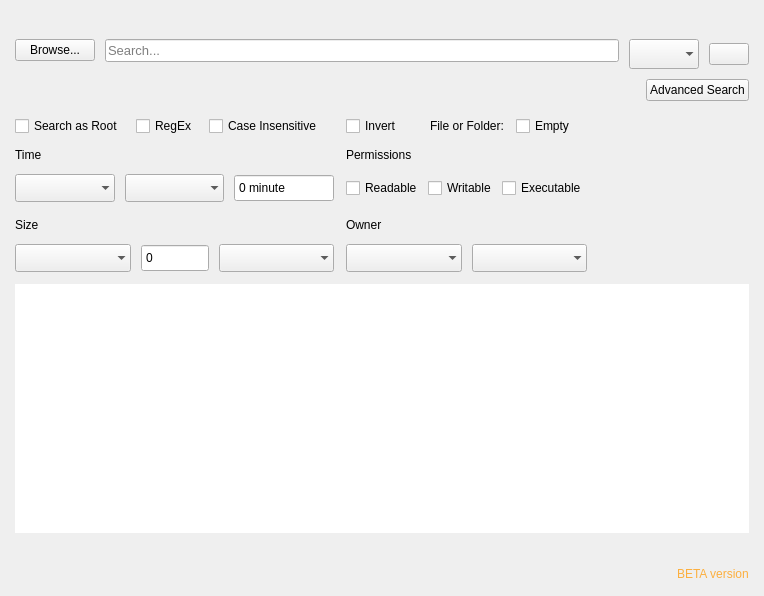
<?xml version="1.0" encoding="UTF-8"?>
<ui version="4.0">
 <class>SearchPage</class>
 <widget class="QWidget" name="SearchPage">
  <property name="geometry">
   <rect>
    <x>0</x>
    <y>0</y>
    <width>764</width>
    <height>596</height>
   </rect>
  </property>
  <property name="windowTitle">
   <string>Search</string>
  </property>
  <layout class="QGridLayout" name="gridLayout">
   <property name="leftMargin">
    <number>15</number>
   </property>
   <property name="topMargin">
    <number>15</number>
   </property>
   <property name="rightMargin">
    <number>15</number>
   </property>
   <property name="bottomMargin">
    <number>15</number>
   </property>
   <property name="spacing">
    <number>10</number>
   </property>
   <item row="7" column="0" colspan="2">
    <widget class="QTableView" name="tableFoundResults">
     <property name="focusPolicy">
      <enum>Qt::NoFocus</enum>
     </property>
     <property name="frameShape">
      <enum>QFrame::NoFrame</enum>
     </property>
     <property name="frameShadow">
      <enum>QFrame::Sunken</enum>
     </property>
     <property name="sizeAdjustPolicy">
      <enum>QAbstractScrollArea::AdjustToContents</enum>
     </property>
     <property name="editTriggers">
      <set>QAbstractItemView::NoEditTriggers</set>
     </property>
     <property name="selectionMode">
      <enum>QAbstractItemView::ExtendedSelection</enum>
     </property>
     <property name="selectionBehavior">
      <enum>QAbstractItemView::SelectRows</enum>
     </property>
     <property name="textElideMode">
      <enum>Qt::ElideMiddle</enum>
     </property>
     <property name="gridStyle">
      <enum>Qt::SolidLine</enum>
     </property>
     <property name="sortingEnabled">
      <bool>true</bool>
     </property>
     <property name="wordWrap">
      <bool>true</bool>
     </property>
     <property name="cornerButtonEnabled">
      <bool>true</bool>
     </property>
     <attribute name="horizontalHeaderCascadingSectionResizes">
      <bool>false</bool>
     </attribute>
     <attribute name="horizontalHeaderStretchLastSection">
      <bool>true</bool>
     </attribute>
     <attribute name="verticalHeaderVisible">
      <bool>false</bool>
     </attribute>
    </widget>
   </item>
   <item row="2" column="0" colspan="2">
    <layout class="QHBoxLayout" name="horizontalLayout_3">
     <property name="spacing">
      <number>10</number>
     </property>
     <property name="bottomMargin">
      <number>0</number>
     </property>
     <item alignment="Qt::AlignTop">
      <widget class="QPushButton" name="btnBrowseSearchDir">
       <property name="cursor">
        <cursorShape>PointingHandCursor</cursorShape>
       </property>
       <property name="focusPolicy">
        <enum>Qt::NoFocus</enum>
       </property>
       <property name="accessibleName">
        <string/>
       </property>
       <property name="text">
        <string>Browse...</string>
       </property>
      </widget>
     </item>
     <item alignment="Qt::AlignTop">
      <widget class="QLineEdit" name="txtSearchInput">
       <property name="font">
        <font>
         <pointsize>10</pointsize>
        </font>
       </property>
       <property name="placeholderText">
        <string>Search...</string>
       </property>
      </widget>
     </item>
     <item alignment="Qt::AlignTop">
      <widget class="QComboBox" name="cmbSearchTypes">
       <property name="minimumSize">
        <size>
         <width>0</width>
         <height>30</height>
        </size>
       </property>
       <property name="maximumSize">
        <size>
         <width>16777215</width>
         <height>25</height>
        </size>
       </property>
       <property name="frame">
        <bool>false</bool>
       </property>
      </widget>
     </item>
     <item>
      <widget class="QPushButton" name="btnSearchAdvance">
       <property name="cursor">
        <cursorShape>PointingHandCursor</cursorShape>
       </property>
       <property name="focusPolicy">
        <enum>Qt::NoFocus</enum>
       </property>
       <property name="accessibleName">
        <string notr="true">primary</string>
       </property>
       <property name="text">
        <string/>
       </property>
       <property name="icon">
        <iconset resource="../../static.qrc">
         <normaloff>:/static/themes/default/img/sidebar-icons/search.png</normaloff>:/static/themes/default/img/sidebar-icons/search.png</iconset>
       </property>
       <property name="iconSize">
        <size>
         <width>24</width>
         <height>24</height>
        </size>
       </property>
      </widget>
     </item>
    </layout>
   </item>
   <item row="1" column="0" colspan="2">
    <widget class="QLabel" name="lblErrorMsg">
     <property name="text">
      <string/>
     </property>
     <property name="alignment">
      <set>Qt::AlignCenter</set>
     </property>
    </widget>
   </item>
   <item row="8" column="0" colspan="2" alignment="Qt::AlignHCenter">
    <widget class="QLabel" name="lblLoadingSearching">
     <property name="text">
      <string/>
     </property>
    </widget>
   </item>
   <item row="4" column="0" colspan="2">
    <widget class="QWidget" name="advanceSearchPane" native="true">
     <layout class="QGridLayout" name="gridLayout_2">
      <property name="leftMargin">
       <number>0</number>
      </property>
      <property name="topMargin">
       <number>5</number>
      </property>
      <property name="rightMargin">
       <number>0</number>
      </property>
      <property name="bottomMargin">
       <number>2</number>
      </property>
      <property name="spacing">
       <number>12</number>
      </property>
      <item row="1" column="2" alignment="Qt::AlignLeft">
       <widget class="QCheckBox" name="checkCaseInsensitive">
        <property name="cursor">
         <cursorShape>PointingHandCursor</cursorShape>
        </property>
        <property name="focusPolicy">
         <enum>Qt::NoFocus</enum>
        </property>
        <property name="accessibleName">
         <string notr="true">circle</string>
        </property>
        <property name="text">
         <string>Case Insensitive</string>
        </property>
       </widget>
      </item>
      <item row="6" column="7">
       <spacer name="horizontalSpacer_3">
        <property name="orientation">
         <enum>Qt::Horizontal</enum>
        </property>
        <property name="sizeHint" stdset="0">
         <size>
          <width>40</width>
          <height>20</height>
         </size>
        </property>
       </spacer>
      </item>
      <item row="3" column="0" colspan="4">
       <layout class="QHBoxLayout" name="layoutTime">
        <property name="spacing">
         <number>10</number>
        </property>
        <property name="topMargin">
         <number>0</number>
        </property>
        <property name="bottomMargin">
         <number>4</number>
        </property>
        <item>
         <widget class="QComboBox" name="cmbTimeType">
          <property name="minimumSize">
           <size>
            <width>0</width>
            <height>28</height>
           </size>
          </property>
          <property name="maximumSize">
           <size>
            <width>16777215</width>
            <height>28</height>
           </size>
          </property>
          <property name="frame">
           <bool>false</bool>
          </property>
         </widget>
        </item>
        <item>
         <widget class="QComboBox" name="cmbTimeCriteria">
          <property name="minimumSize">
           <size>
            <width>0</width>
            <height>28</height>
           </size>
          </property>
          <property name="maximumSize">
           <size>
            <width>16777215</width>
            <height>28</height>
           </size>
          </property>
          <property name="frame">
           <bool>false</bool>
          </property>
         </widget>
        </item>
        <item>
         <widget class="QSpinBox" name="spinTime">
          <property name="minimumSize">
           <size>
            <width>100</width>
            <height>28</height>
           </size>
          </property>
          <property name="maximumSize">
           <size>
            <width>50</width>
            <height>16777215</height>
           </size>
          </property>
          <property name="frame">
           <bool>true</bool>
          </property>
          <property name="buttonSymbols">
           <enum>QAbstractSpinBox::NoButtons</enum>
          </property>
          <property name="suffix">
           <string> minute</string>
          </property>
          <property name="maximum">
           <number>9999999</number>
          </property>
         </widget>
        </item>
       </layout>
      </item>
      <item row="6" column="4" colspan="3">
       <layout class="QHBoxLayout" name="layoutOwner">
        <property name="spacing">
         <number>10</number>
        </property>
        <item>
         <widget class="QComboBox" name="cmbUsers">
          <property name="minimumSize">
           <size>
            <width>0</width>
            <height>28</height>
           </size>
          </property>
          <property name="maximumSize">
           <size>
            <width>16777215</width>
            <height>28</height>
           </size>
          </property>
          <property name="toolTip">
           <string notr="true"/>
          </property>
          <property name="frame">
           <bool>false</bool>
          </property>
         </widget>
        </item>
        <item>
         <widget class="QComboBox" name="cmbGroups">
          <property name="minimumSize">
           <size>
            <width>0</width>
            <height>28</height>
           </size>
          </property>
          <property name="maximumSize">
           <size>
            <width>16777215</width>
            <height>28</height>
           </size>
          </property>
          <property name="toolTip">
           <string notr="true"/>
          </property>
          <property name="frame">
           <bool>false</bool>
          </property>
         </widget>
        </item>
       </layout>
      </item>
      <item row="1" column="0">
       <widget class="QCheckBox" name="checkSearchAsRoot">
        <property name="cursor">
         <cursorShape>PointingHandCursor</cursorShape>
        </property>
        <property name="focusPolicy">
         <enum>Qt::NoFocus</enum>
        </property>
        <property name="accessibleName">
         <string notr="true">circle</string>
        </property>
        <property name="text">
         <string>Search as Root</string>
        </property>
       </widget>
      </item>
      <item row="5" column="4" colspan="3">
       <widget class="QLabel" name="lblOwner">
        <property name="text">
         <string>Owner</string>
        </property>
       </widget>
      </item>
      <item row="3" column="7">
       <spacer name="horizontalSpacer_2">
        <property name="orientation">
         <enum>Qt::Horizontal</enum>
        </property>
        <property name="sizeHint" stdset="0">
         <size>
          <width>40</width>
          <height>20</height>
         </size>
        </property>
       </spacer>
      </item>
      <item row="1" column="1">
       <widget class="QCheckBox" name="checkRegEx">
        <property name="cursor">
         <cursorShape>PointingHandCursor</cursorShape>
        </property>
        <property name="focusPolicy">
         <enum>Qt::NoFocus</enum>
        </property>
        <property name="accessibleName">
         <string notr="true">circle</string>
        </property>
        <property name="text">
         <string>RegEx</string>
        </property>
       </widget>
      </item>
      <item row="6" column="0" colspan="4">
       <layout class="QHBoxLayout" name="horizontalLayout_2">
        <property name="spacing">
         <number>10</number>
        </property>
        <property name="topMargin">
         <number>0</number>
        </property>
        <item>
         <widget class="QComboBox" name="cmbSizeCriteria">
          <property name="minimumSize">
           <size>
            <width>0</width>
            <height>28</height>
           </size>
          </property>
          <property name="maximumSize">
           <size>
            <width>16777215</width>
            <height>28</height>
           </size>
          </property>
          <property name="frame">
           <bool>false</bool>
          </property>
         </widget>
        </item>
        <item>
         <widget class="QSpinBox" name="spinSize">
          <property name="minimumSize">
           <size>
            <width>15</width>
            <height>28</height>
           </size>
          </property>
          <property name="maximumSize">
           <size>
            <width>68</width>
            <height>16777215</height>
           </size>
          </property>
          <property name="buttonSymbols">
           <enum>QAbstractSpinBox::NoButtons</enum>
          </property>
          <property name="maximum">
           <number>9999999</number>
          </property>
         </widget>
        </item>
        <item>
         <widget class="QComboBox" name="cmbSizeUnits">
          <property name="minimumSize">
           <size>
            <width>0</width>
            <height>28</height>
           </size>
          </property>
          <property name="maximumSize">
           <size>
            <width>16777215</width>
            <height>28</height>
           </size>
          </property>
          <property name="frame">
           <bool>false</bool>
          </property>
         </widget>
        </item>
       </layout>
      </item>
      <item row="2" column="4" colspan="3">
       <widget class="QLabel" name="lblPermissions">
        <property name="text">
         <string>Permissions</string>
        </property>
       </widget>
      </item>
      <item row="5" column="0" colspan="4">
       <widget class="QLabel" name="lblSize">
        <property name="text">
         <string>Size</string>
        </property>
       </widget>
      </item>
      <item row="3" column="4" colspan="3">
       <layout class="QHBoxLayout" name="layoutOwner_2">
        <property name="spacing">
         <number>5</number>
        </property>
        <property name="bottomMargin">
         <number>4</number>
        </property>
        <item>
         <widget class="QCheckBox" name="checkPermReadable">
          <property name="cursor">
           <cursorShape>PointingHandCursor</cursorShape>
          </property>
          <property name="focusPolicy">
           <enum>Qt::NoFocus</enum>
          </property>
          <property name="accessibleName">
           <string notr="true">circle</string>
          </property>
          <property name="text">
           <string>Readable</string>
          </property>
         </widget>
        </item>
        <item>
         <widget class="QCheckBox" name="checkPermWritable">
          <property name="cursor">
           <cursorShape>PointingHandCursor</cursorShape>
          </property>
          <property name="focusPolicy">
           <enum>Qt::NoFocus</enum>
          </property>
          <property name="accessibleName">
           <string notr="true">circle</string>
          </property>
          <property name="text">
           <string>Writable</string>
          </property>
         </widget>
        </item>
        <item>
         <widget class="QCheckBox" name="checkPermExecutable">
          <property name="cursor">
           <cursorShape>PointingHandCursor</cursorShape>
          </property>
          <property name="focusPolicy">
           <enum>Qt::NoFocus</enum>
          </property>
          <property name="accessibleName">
           <string notr="true">circle</string>
          </property>
          <property name="text">
           <string>Executable</string>
          </property>
         </widget>
        </item>
       </layout>
      </item>
      <item row="2" column="0" colspan="4">
       <widget class="QLabel" name="lblTime">
        <property name="text">
         <string>Time</string>
        </property>
       </widget>
      </item>
      <item row="1" column="7">
       <spacer name="horizontalSpacer">
        <property name="orientation">
         <enum>Qt::Horizontal</enum>
        </property>
        <property name="sizeHint" stdset="0">
         <size>
          <width>40</width>
          <height>20</height>
         </size>
        </property>
       </spacer>
      </item>
      <item row="1" column="6">
       <widget class="QCheckBox" name="checkEmpty">
        <property name="cursor">
         <cursorShape>PointingHandCursor</cursorShape>
        </property>
        <property name="focusPolicy">
         <enum>Qt::NoFocus</enum>
        </property>
        <property name="accessibleName">
         <string notr="true">circle</string>
        </property>
        <property name="text">
         <string>Empty</string>
        </property>
       </widget>
      </item>
      <item row="1" column="5">
       <widget class="QLabel" name="lblFileOrFolder">
        <property name="text">
         <string>File or Folder:</string>
        </property>
       </widget>
      </item>
      <item row="1" column="4">
       <widget class="QCheckBox" name="checkInvert">
        <property name="cursor">
         <cursorShape>PointingHandCursor</cursorShape>
        </property>
        <property name="focusPolicy">
         <enum>Qt::NoFocus</enum>
        </property>
        <property name="accessibleName">
         <string notr="true">circle</string>
        </property>
        <property name="text">
         <string>Invert</string>
        </property>
       </widget>
      </item>
     </layout>
    </widget>
   </item>
   <item row="3" column="0" colspan="2">
    <layout class="QHBoxLayout" name="footer">
     <property name="spacing">
      <number>10</number>
     </property>
     <property name="bottomMargin">
      <number>0</number>
     </property>
     <item alignment="Qt::AlignLeft">
      <widget class="QLabel" name="lblSearchDir">
       <property name="lineWidth">
        <number>0</number>
       </property>
       <property name="text">
        <string/>
       </property>
       <property name="textFormat">
        <enum>Qt::PlainText</enum>
       </property>
       <property name="scaledContents">
        <bool>true</bool>
       </property>
       <property name="wordWrap">
        <bool>false</bool>
       </property>
      </widget>
     </item>
     <item alignment="Qt::AlignRight">
      <widget class="QPushButton" name="btnAdvancePaneToggle">
       <property name="cursor">
        <cursorShape>PointingHandCursor</cursorShape>
       </property>
       <property name="accessibleName">
        <string notr="true"/>
       </property>
       <property name="text">
        <string>Advanced Search</string>
       </property>
       <property name="checkable">
        <bool>false</bool>
       </property>
       <property name="checked">
        <bool>false</bool>
       </property>
      </widget>
     </item>
    </layout>
   </item>
   <item row="9" column="0">
    <widget class="QLabel" name="lblFoundFilesInfo">
     <property name="lineWidth">
      <number>0</number>
     </property>
     <property name="text">
      <string/>
     </property>
     <property name="textFormat">
      <enum>Qt::PlainText</enum>
     </property>
     <property name="scaledContents">
      <bool>true</bool>
     </property>
     <property name="wordWrap">
      <bool>false</bool>
     </property>
    </widget>
   </item>
   <item row="9" column="1" alignment="Qt::AlignRight">
    <widget class="QLabel" name="lblBetaInfo">
     <property name="styleSheet">
      <string notr="true">color: rgb(252, 175, 62);</string>
     </property>
     <property name="lineWidth">
      <number>0</number>
     </property>
     <property name="text">
      <string>BETA version</string>
     </property>
     <property name="textFormat">
      <enum>Qt::PlainText</enum>
     </property>
     <property name="scaledContents">
      <bool>true</bool>
     </property>
     <property name="wordWrap">
      <bool>false</bool>
     </property>
    </widget>
   </item>
  </layout>
 </widget>
 <resources>
  <include location="../../static.qrc"/>
 </resources>
 <connections/>
</ui>
